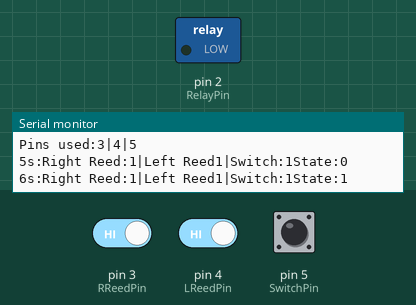
Simulated run of this sketch. Board: Arduino Uno, built with avr-gcc and run on an emulated ATmega328P. Parts: switched loads named in the sketch (green lamp = pin HIGH), the last lines printed to the serial monitor. Inputs (shaded band) come from the test bench; at power-on: pin 3 (RReedPin) HIGH, pin 4 (LReedPin) HIGH, pin 5 (SwitchPin) HIGH.

Above: at 6.2 s.
6.3 s: pin 3 (RReedPin) driven LOW and pin 4 (LReedPin) driven LOW
At 10.2 s:
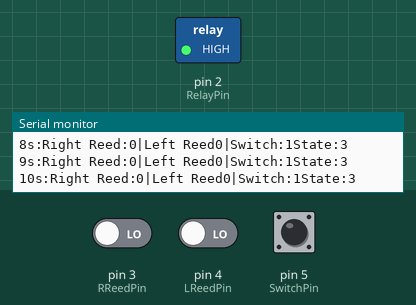
10.3 s: pin 4 (LReedPin) driven HIGH
At 11.7 s:
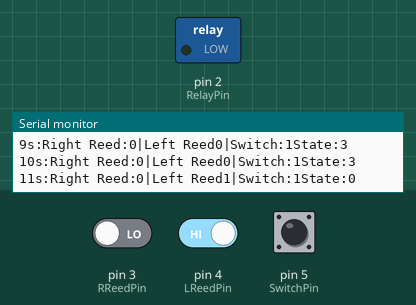
12.5 s: pin 4 (LReedPin) driven LOW
At 14.4 s:
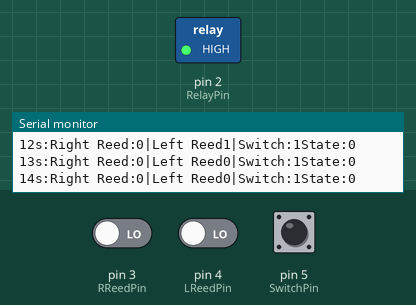
Timing chart, 0 to 15.9 s (numbered marks = the images above; inputs shaded):
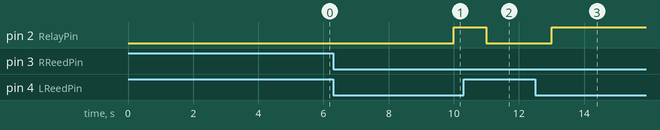

Measured:
- after the input at 6.3 s, pin 2 (RelayPin): LOW → HIGH after 3.7 s
- after the input at 10.3 s, pin 2 (RelayPin): HIGH → LOW after 0.70 s
- after the input at 12.5 s, pin 2 (RelayPin): LOW → HIGH after 0.50 s

The sketch:

AlteredCarbon.ino
```cpp
// Altered Carbon Style Bagpack
// Stub code currently

// Defining pins
int RelayPin=2;              // Pin for relay
int RReedPin=3;              // Right Reed Switch Pin
int LReedPin=4;              // Left Reed Switch Pin
int SwitchPin=5;             // Light Mode Pin Switch
byte OnDelay=1;               // Delay before turning on LEDs
byte OffDelay=3;             // Delay before turning off LEDs
byte CurState = 0;            // Current State (0=off, 1=turning on, 2=on, 3= turning off)
uint32_t CurSec =0;           // Runtime seconds
uint32_t EventSec =0;         // Time of event
int SecChanged=0;             // Second Changed Flag

void setup() {
  Serial.begin(115200);
  pinMode(RelayPin,OUTPUT);     // Setting Relay Pin
  pinMode(RReedPin,INPUT_PULLUP);      // Setting Right Reed Switch Pin
  pinMode(LReedPin,INPUT_PULLUP);      // Setting Left Reed Switch Pin
  pinMode(SwitchPin,INPUT_PULLUP);     // Setting Light Mode Switch Pin
  Serial.println("CarbonBag Init");                //testing serial print
  Serial.println("Pins used:"+String(RReedPin)+"|"+String(LReedPin)+"|"+String(SwitchPin));
  digitalWrite(RelayPin,LOW);   // Turning on light
  delay(5000);                 // Waiting 20 seconds
}

void loop() {

  if (millis()/1000 != CurSec){   // Timer and debug part. If timer moved 1 second ahead - we doing EVERYTHING once persecond to conserve power
    CurSec=millis()/1000;
    SecChanged=1;
    Serial.println(String(CurSec)+"s:Right Reed:"+String(digitalRead(RReedPin))+"|"+"Left Reed"+String(digitalRead(LReedPin))+"|"+"Switch:"+String(digitalRead(SwitchPin))+"State:"+String(CurState));
  }
  else{
    SecChanged=0;
  }

  //  Detection part
  if (SecChanged==1){
    if (digitalRead(RReedPin)==HIGH and digitalRead(LReedPin)==HIGH){                     // Detecting open event. If both Reed switches are open (Bagpack open)
      if (CurState==0 or CurState==3){                          // And if we are currently closed or closing
        CurState = 1;                                           // Changing state on "Opening"
        EventSec=CurSec;                                        // Remembering Event time
      }
    }
    if (millis()/1000 >=(EventSec+OnDelay)and CurState == 1){   // Detecting opened complete event. If on delay is passed
      CurState = 2;
    }
    if (digitalRead(RReedPin)==LOW and digitalRead(LReedPin)==LOW){                       // Detecting closed happen event. If both Reed switches are closed (Bagpack closed)
      if (CurState==2 or CurState==1){                          // And if we are currently open or opening
        CurState = 3;                                           // Changing state on "Closing"
        EventSec=CurSec;                                        // Remembering Event time
      }
    }
    if (millis()/1000 >=(EventSec+OffDelay) and CurState == 3){ // Detecting closed complete event. If off delay is passed
      CurState = 0;
    }
  }
  //Setting lights according to state - every second
  if (SecChanged==1){                // every second
    if (CurState == 0 and digitalRead(LReedPin)==LOW){             // If we have to turn off the light and light switch NOT turned to constant on
      digitalWrite(RelayPin,HIGH);              // Turning off light
    }
    if (CurState == 2 or digitalRead(LReedPin)==HIGH){             // If we have to turn on the light or light switch turned to constant on
      digitalWrite(RelayPin,LOW);              // Turning on light
    }
  }
}
```
